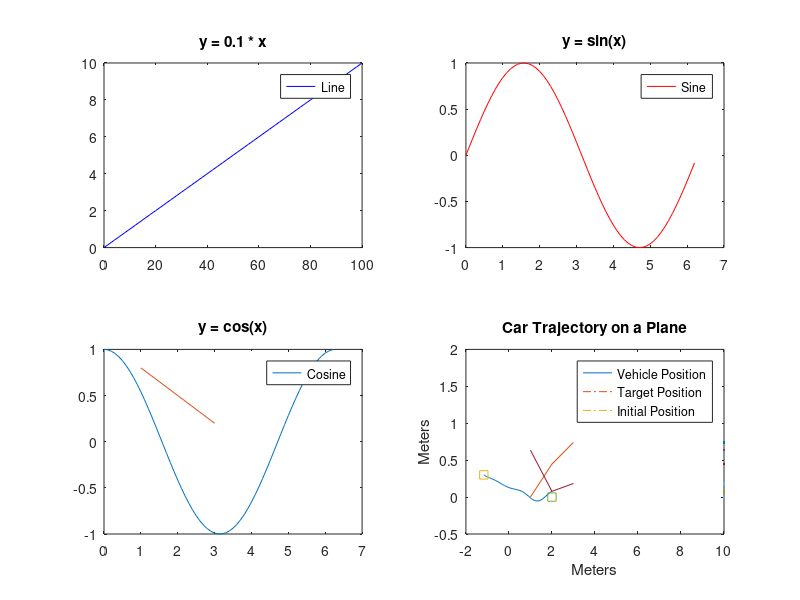

The MATLAB source for this figure:
%% Lab 1: Exercises 1-3
% by: Michelle Pichardo Munoz

% Best Practices 
close all; % closes all open windows
clear all; % deletes the workspace

%% Problem 1 (a-c) 

% Calculate the following expressions, 
%   but I will also assign the answer to a variable 
%   a1 = AB + C
%   b1 = Ax + Bu
%   c1 = 1/3*A(x+u)
% Matrix values are given in ECE8_Lab1.pdf 
% Note: there is no conflict of dimension

% Steps: 
%   - Define Matrix A,B,C,x,u 
%   - Dimensions: A,B,C \in R^{3x3}, x,u \in R^{3x1}
%   - Operations: matrix multiplicaton & addition 

% Brief notes: 
%   Row vectors are seperated by (;) 
%   Entries are seperated by (,) 
%   Matrix is contained in bracket []
%   ending with (;) stops the output from printing
%       in Command Window 

% Define A,B,C,x,u: 
A = [8,1,6 ; 3,5,7 ; 4,9,2];
B = [29,44,86 ; 1,66,37 ; 84,78,5];
C = [7,3,9 ; 6,3,5 ; 7,6,5];
x = [2 ; 7 ; 9];
u = [9 ; 38; 45];

% Preform Operations 
a1 = A*B + C;
b1 = A*x + B*u; 
c1 = (1/3)*A*(x + u*2);


%% Problem 2 (a-c) 

% For the following functions and given domains,
%  produce 4 figures: 
%   - 1 plot for each function defined in a,b,c
%   - 1 plot with with all 4 functions plotted together 
%       on the same figure 

% Functions given:
% (I redefined the variables) 
%   a. ya = 0.1 * xa    where xa = 0:2:100
%   b. yb = sin(xb)     where xb = 0:0.1:2*pi
%   c. yc = cos(xc)     where xc = 0:0.1:2*pi 

% Notes: 
%   - Plotting a line and 2 trig functions 
%   - row vector notation: x = 0:1:5 = start: incriment: stop 

% Define variables 

% 2.a - Line
xa = 0:2:100;
ya = 0.1 * xa;

% 2.b - sine
xb = 0:0.1:2*pi;
yb = sin(xb);

% 2.c - cosine
xc = 0:0.1:2*pi;
yc = cos(xc);

% Use subplots to create all 4 plots 

% Plot 2.a
subplot(2,2,1);
plot(xa,ya,Color='b'); 
title('y = 0.1 * x');
legend('Line');

% Plot 2.b
subplot(2,2,2);
plot(xb,yb, Color='r'); 
title('y = sin(x)');
legend('Sine');

% Plot 2.c
subplot(2,2,3);
plot(xc,yc, Color=[0.8,0.5,0.2]); 
title('y = cos(x)');
legend('Cosine')

% Plot of all functions 
subplot(2,2,4);
plot(xa,ya, xb,yb, xc,yc);
title('Superposition of all functions');
legend('Line', 'Sine', 'Cosine')

% Notes: 
%   - Subplot (# of grid rows, # ''columns, position of plot)
%   - Plot(x,y) takes inputs and outputs then plots them 
%       - to plot several we need only put them in pairs 
%           - See: Plot of all functions

%% Problem 3 (a-c) 

% A car that is aware of its position and orientation in the plane (2D)
%  Goal: reach a target point on the plane 
%  uses: a wonky controller that under and overshoots its movements

% Load in the variables from the .mat file
load Lab1_Exercise3.mat 

% Plot: 
%   - Initial position: xv(1),yv(1) 
%   - Position of the car: the entire path 
%   - Target is present (x,y) = (2,0) 
%   - Units: meters 
%   - Use hold on and hold off to plot all together 

x_target = 2; 
y_target = 0;

% Position
plot(xv,yv, Color=[0.4940 0.1840 0.5560],LineWidth=2, LineStyle='-.')
hold on

% Target 
plot(x_target,y_target,'s', MarkerSize=10, ...
    Color=[0 0.4470 0.7410], MarkerFaceColor=[0 0.4470 0.7410])
hold on

% Inital Position
plot(xv(1),yv(1), 's', MarkerSize=10, ...
    Color=[0.6350 0.0780 0.1840], MarkerFaceColor=[0.6350 0.0780 0.1840])

% Labels
legend('Vehicle Position','Target Position','Initial Position')
xlabel('Meters')
ylabel('Meters')
title('Car Trajectory on a Plane')

hold off


% I have no idea: 
% Q: 
%   - do we need to bring in the data to be unique in this .m file
%   - or does load suffice 
%   - the data we have do we have any info on it? is it in meters? 
